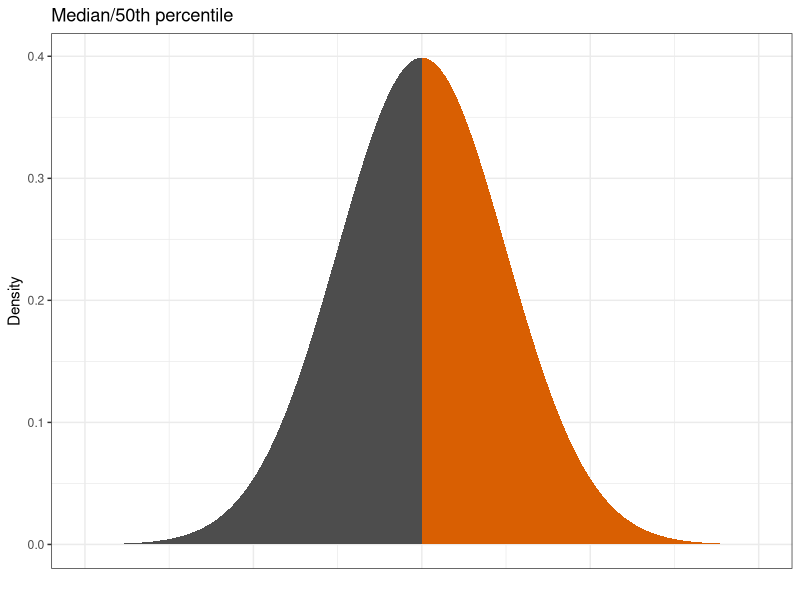
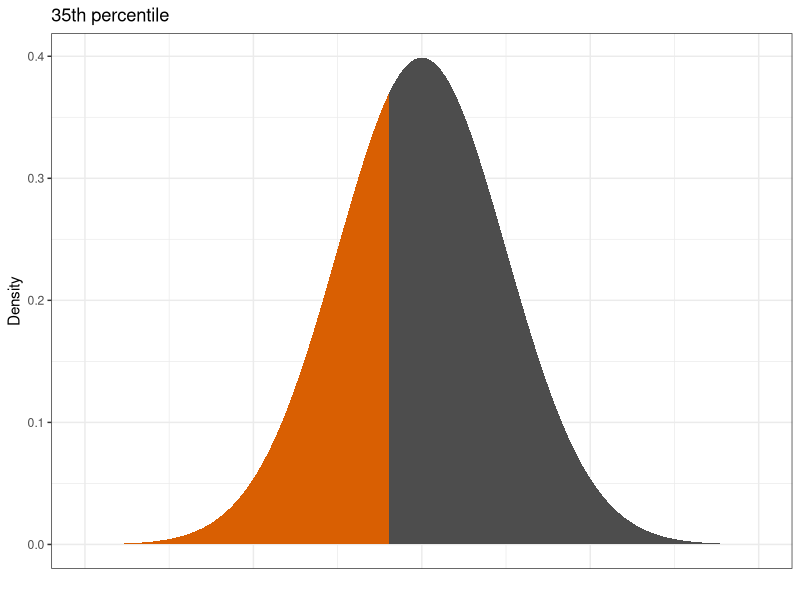
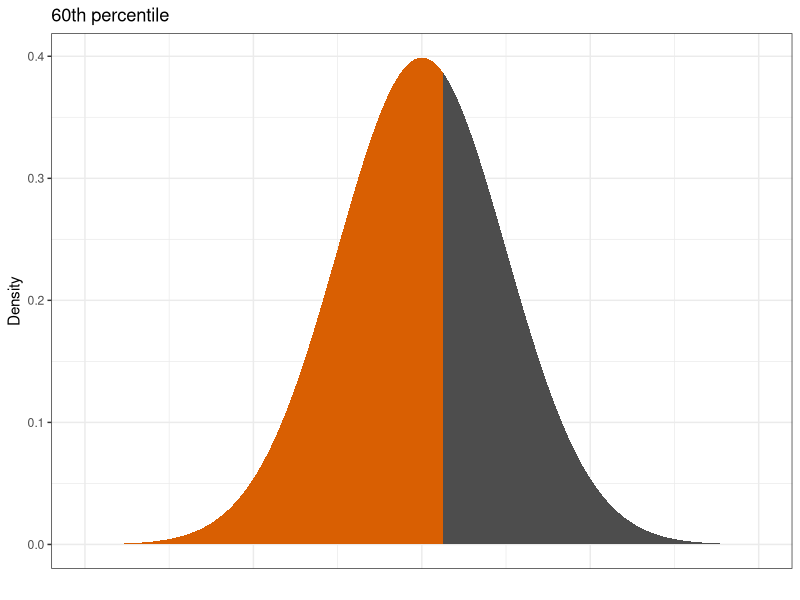
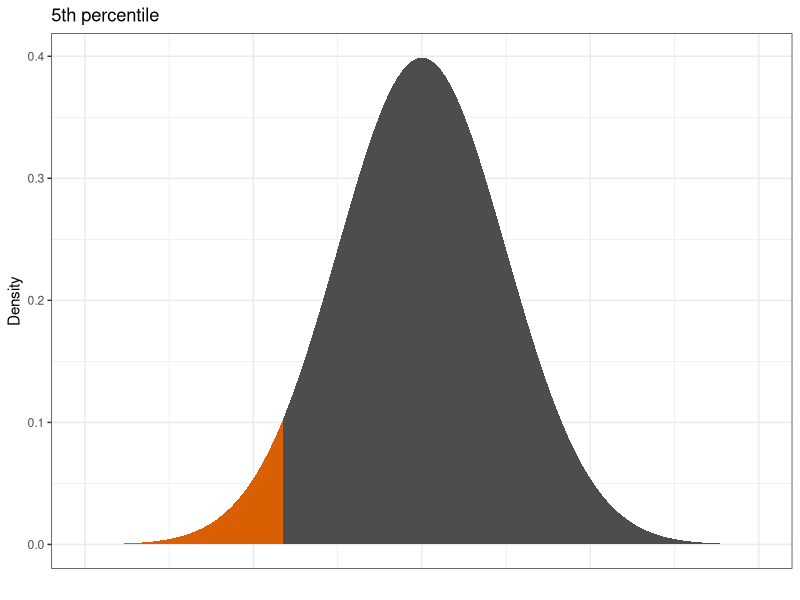
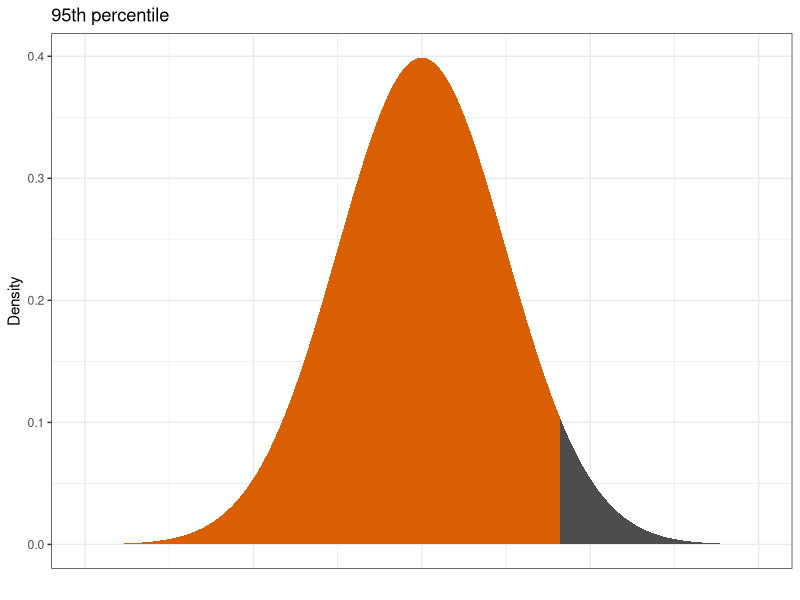
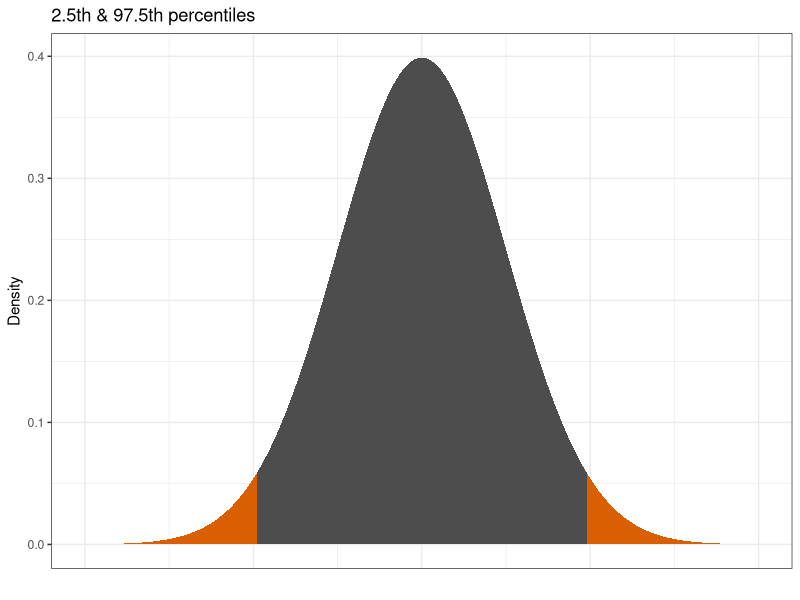
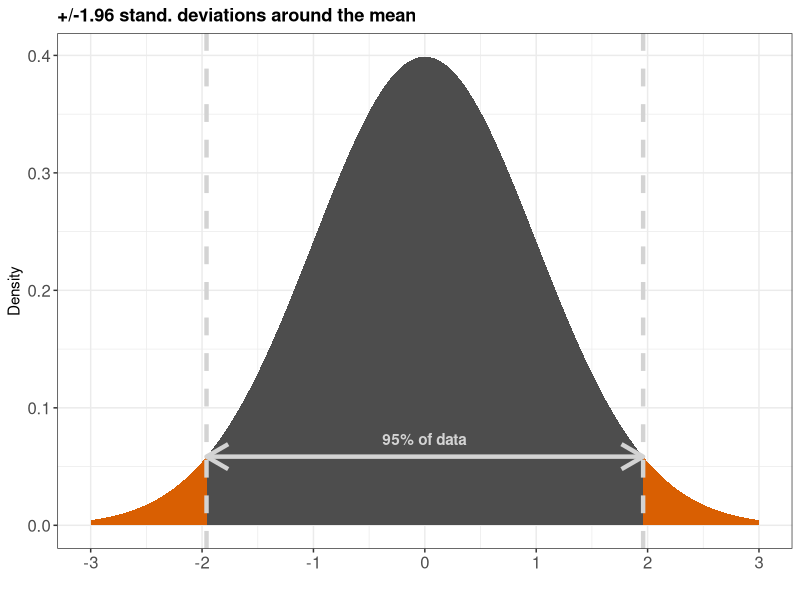
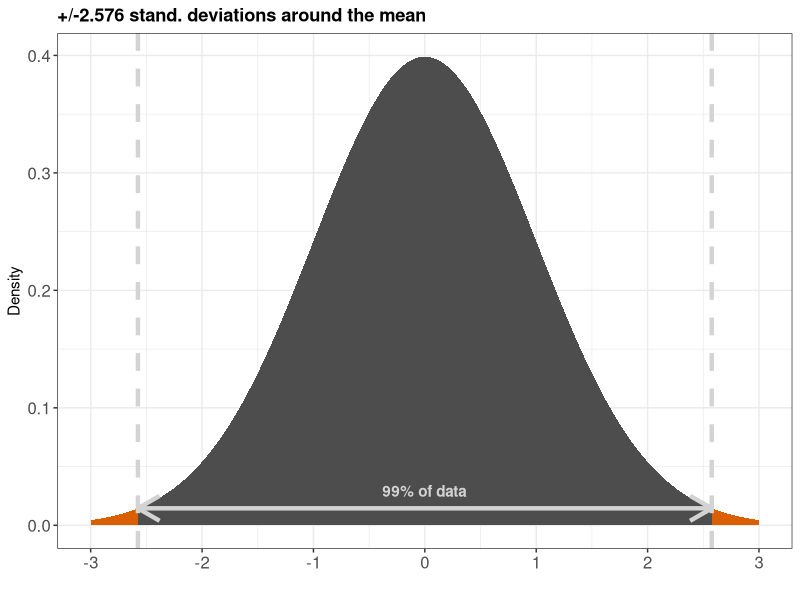

Recreate these plots in R, in order.

# Intro to stats graphs, distributions & percentiles
####################################################

library(tidyverse)

setwd("/Users/carloknotz/Documents/Work/Stavanger/Teaching/Statistics/Slides")

# Normal with median
ggplot(NULL, aes(c(-2,2))) + 
  geom_area(stat = "function", fun = dnorm, fill = "grey30", xlim = c(-4, 0)) +
  geom_area(stat = "function", fun = dnorm, fill = "#d95f02", xlim = c(0, 4)) +
  labs(y = "Density", x = "",
       title = "Median/50th percentile") +
  theme_bw() +
  theme(axis.text.x = element_blank(),
        axis.ticks.x = element_blank())
  ggsave("dist_median.pdf")
  
  
# 35%
ggplot(NULL, aes(c(-2,2))) + 
  geom_area(stat = "function", fun = dnorm, fill = "#d95f02", xlim = c(-4, qnorm(.35))) +
  geom_area(stat = "function", fun = dnorm, fill = "grey30", xlim = c(qnorm(.35), 4)) +
  labs(y = "Density", x = "",
       title = "35th percentile") +
  theme_bw() +
  theme(axis.text.x = element_blank(),
        axis.ticks.x = element_blank())
ggsave("dist_35.pdf") 

# 60%
ggplot(NULL, aes(c(-2,2))) + 
  geom_area(stat = "function", fun = dnorm, fill = "#d95f02", xlim = c(-4, qnorm(.6))) +
  geom_area(stat = "function", fun = dnorm, fill = "grey30", xlim = c(qnorm(.6), 4)) +
  labs(y = "Density", x = "",
       title = "60th percentile") +
  theme_bw() +
  theme(axis.text.x = element_blank(),
        axis.ticks.x = element_blank())
ggsave("dist_60.pdf") 
  
  
# 5% 
ggplot(NULL, aes(c(-2,2))) + 
  geom_area(stat = "function", fun = dnorm, fill = "#d95f02", xlim = c(-4, qnorm(.05))) +
  geom_area(stat = "function", fun = dnorm, fill = "grey30", xlim = c(qnorm(.05), 4)) +
  labs(y = "Density", x = "",
       title = "5th percentile") +
  theme_bw() +
  theme(axis.text.x = element_blank(),
        axis.ticks.x = element_blank())
ggsave("dist_05.pdf")  

# 95% 
ggplot(NULL, aes(c(-2,2))) + 
  geom_area(stat = "function", fun = dnorm, fill = "#d95f02", xlim = c(-4, qnorm(.95))) +
  geom_area(stat = "function", fun = dnorm, fill = "grey30", xlim = c(qnorm(.95), 4)) +
  labs(y = "Density", x = "",
       title = "95th percentile") +
  theme_bw() +
  theme(axis.text.x = element_blank(),
        axis.ticks.x = element_blank())
ggsave("dist_95.pdf")

# 5%, two-tailed
ggplot(NULL, aes(c(-2,2))) + 
  geom_area(stat = "function", fun = dnorm, fill = "#d95f02", xlim = c(-4, qnorm(.025))) +
  geom_area(stat = "function", fun = dnorm, fill = "grey30", xlim = c(qnorm(.025), qnorm(.975))) +
  geom_area(stat = "function", fun = dnorm, fill = "#d95f02", xlim = c(qnorm(.975), 4)) +
  labs(y = "Density", x = "",
       title = "2.5th & 97.5th percentiles") +
  theme_bw() +
  theme(axis.text.x = element_blank(),
        axis.ticks.x = element_blank())
  ggsave("dist_5twotail.pdf")


# Percentiles, with z-scores
############################
zlev <- .025  
  
ggplot(NULL, aes(c(-3,3))) + 
  geom_area(stat = "function", fun = dnorm, fill = "#d95f02", xlim = c(-3, qnorm(zlev))) +
  geom_area(stat = "function", fun = dnorm, fill = "grey30", xlim = c(qnorm(zlev), qnorm(1-zlev))) +
  geom_area(stat = "function", fun = dnorm, fill = "#d95f02", xlim = c(qnorm(1-zlev), 3)) +
  geom_vline(xintercept = qnorm(1-zlev), color = "#d3d3d3", linetype = "dashed", size=1.5) +
  geom_vline(xintercept = qnorm(zlev), color = "#d3d3d3", linetype = "dashed", size=1.5) +
  annotate("segment", x = qnorm(zlev), xend = qnorm(1-zlev), y = dnorm(qnorm(zlev)), yend = dnorm(-qnorm(zlev)), arrow = arrow(ends='both'),
           size = 1.5, color = "#d3d3d3") +
  annotate("text", x=0, y=dnorm(qnorm(zlev))+.015,label = paste0(100*(1-2*zlev),"% of data"), color="#d3d3d3", fontface = "bold") +
  labs(y = "Density", x = "",
       title = paste0("+/-",round(qnorm(1-zlev),digits = 3)," stand. deviations around the mean")) +
  scale_x_continuous(breaks = seq(-3,3,1)) +
  theme_bw() +
  theme(axis.text = element_text(size=12),
        plot.title = element_text(face = "bold"))
  ggsave(paste0("zscores_",100*(1-2*zlev),".pdf"))
  
zlev <- .005  

ggplot(NULL, aes(c(-3,3))) + 
  geom_area(stat = "function", fun = dnorm, fill = "#d95f02", xlim = c(-3, qnorm(zlev))) +
  geom_area(stat = "function", fun = dnorm, fill = "grey30", xlim = c(qnorm(zlev), qnorm(1-zlev))) +
  geom_area(stat = "function", fun = dnorm, fill = "#d95f02", xlim = c(qnorm(1-zlev), 3)) +
  geom_vline(xintercept = qnorm(1-zlev), color = "#d3d3d3", linetype = "dashed", size=1.5) +
  geom_vline(xintercept = qnorm(zlev), color = "#d3d3d3", linetype = "dashed", size=1.5) +
  annotate("segment", x = qnorm(zlev), xend = qnorm(1-zlev), y = dnorm(qnorm(zlev)), yend = dnorm(-qnorm(zlev)), arrow = arrow(ends='both'),
           size = 1.5, color = "#d3d3d3") +
  annotate("text", x=0, y=dnorm(qnorm(zlev))+.015,label = paste0(100*(1-2*zlev),"% of data"), color="#d3d3d3", fontface = "bold") +
  labs(y = "Density", x = "",
       title = paste0("+/-",round(qnorm(1-zlev),digits = 3)," stand. deviations around the mean")) +
  scale_x_continuous(breaks = seq(-3,3,1)) +
  theme_bw() +
  theme(axis.text = element_text(size=12),
        plot.title = element_text(face = "bold"))
ggsave(paste0("zscores_",100*(1-2*zlev),".pdf"))
  
zlev <- .05  

ggplot(NULL, aes(c(-3,3))) + 
  geom_area(stat = "function", fun = dnorm, fill = "#d95f02", xlim = c(-3, qnorm(zlev))) +
  geom_area(stat = "function", fun = dnorm, fill = "grey30", xlim = c(qnorm(zlev), qnorm(1-zlev))) +
  geom_area(stat = "function", fun = dnorm, fill = "#d95f02", xlim = c(qnorm(1-zlev), 3)) +
  geom_vline(xintercept = qnorm(1-zlev), color = "#d3d3d3", linetype = "dashed", size=1.5) +
  geom_vline(xintercept = qnorm(zlev), color = "#d3d3d3", linetype = "dashed", size=1.5) +
  annotate("segment", x = qnorm(zlev), xend = qnorm(1-zlev), y = dnorm(qnorm(zlev)), yend = dnorm(-qnorm(zlev)), arrow = arrow(ends='both'),
           size = 1, color = "#d3d3d3") +
  annotate("text", x=0, y=dnorm(qnorm(zlev))+.015,label = paste0(100*(1-2*zlev),"% of data"), color="#d3d3d3", fontface = "bold") +
  labs(y = "Density", x = "",
       title = paste0("+/-",round(qnorm(1-zlev),digits = 3)," stand. deviations around the mean")) +
  scale_x_continuous(breaks = seq(-3,3,1)) +
  theme_bw() +
  theme(axis.text = element_text(size=12),
        plot.title = element_text(face = "bold"))
ggsave(paste0("zscores_",100*(1-2*zlev),".pdf"))  
  


  
